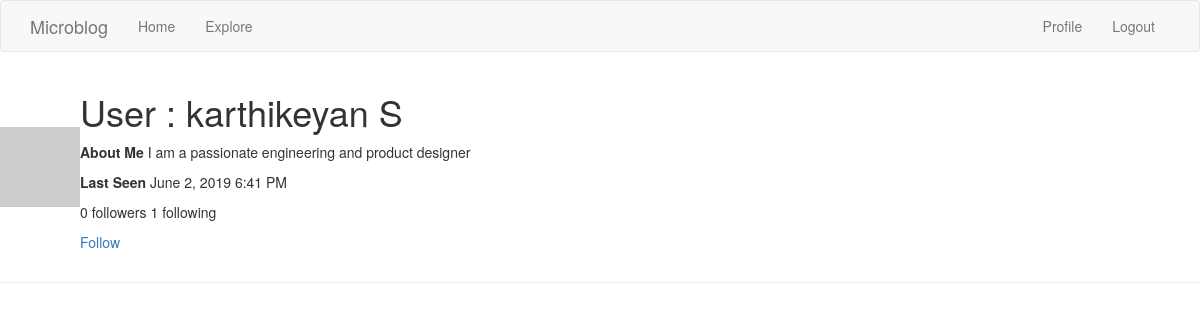
Screenshot of /user/karthikeyan S (signed in) with the database file from the repository.
### app/models.py (models this page shows, shortened)
class User(UserMixin, db.Model):
	id = db.Column(db.Integer, primary_key=True)
	username = db.Column(db.String(64), index=True, unique=True)
	email = db.Column(db.String(120), index=True, unique=True)
	password_hash = db.Column(db.String(128))
	posts = db.relationship('Posts', backref='author', lazy='dynamic')
	about_me = db.Column(db.String(140))
	last_seen = db.Column(db.DateTime, default=datetime.utcnow)
	followed = db.relationship(
		'User', secondary=followers,
		primaryjoin=(followers.c.follower_id == id),
		secondaryjoin=(followers.c.followed_id == id),
		backref=db.backref('followers', lazy='dynamic'), lazy='dynamic')
	def avatar(self, size):
		digest = md5(self.email.lower().encode('utf-8')).hexdigest()
		return 'https://www.gravatar.com/avatar/{}?d=identicon&s={}'.format(
			digest, size)
	def is_following(self, user):
		return self.followed.filter(
			followers.c.followed_id == user.id).count() > 0

### app/main/routes.py (the view)
@bp.route('/user/<username>')
@login_required
def user(username):#10
	user = User.query.filter_by(username =username).first_or_404()
	page = request.args.get('page',1,type = int)
	posts = user.posts.order_by(Posts.timestamp.desc()).paginate(
		page,current_app.config['POSTS_PER_PAGE'],False)
	next_url = url_for('main.user',username = user.username,page = posts.next_num) if posts.has_next else None
	prev_url = url_for('main.user',username = user.username,page = posts.prev_num) if posts.has_prev else None
	return render_template('user.html',user=user,
		posts=posts.items,next_url = next_url,prev_url= prev_url)

### app/models.py (called while the page is built)
@login.user_loader
def load_user(id):
	return User.query.get(int(id))

### app/templates/user.html (shortened to what this page needs)
{% extends "base.html" %}
{% block content %}
	<table>
		<tr valgin="top">
			<td><img src="{{ user.avatar(128) }}"></td>
			<td>
				<h1>User : {{user.username}} </h1>
				{% if user.about_me %}<p><b>About Me</b>  {{user.about_me}}</p>{% endif %}
				{% if user.last_seen %}<p><b>Last Seen</b>  {{moment(user.last_seen).format('LLL') }}</p>{% endif %}
				<p>{{ user.followers.count() }} followers {{ user.followed.count() }} following </p>
				{% if user == current_user %}
				<p><a href="{{ url_for('main.edit_profile') }}">Edit Profile</a></p>
				{% elif not current_user.is_following(user) %}
				<p><a href="{{url_for('main.follow',username = user.username) }}">Follow</a></p>
				{% else %}
				<p><a href="{{url_for('main.unfollow',username = user.username) }}">Unfollow</a></p>
				{% endif %}
			</td>
		</tr>
	</table>
	<hr>
{% endblock %}

### rows the page displays
User: username "karthikeyan S", about_me "I am a passionate engineering and product designer", last_seen "June 2, 2019 6:41 PM"

### other values shown
{{ user.followers.count() }} "0"
{{ user.followed.count() }} "1"
